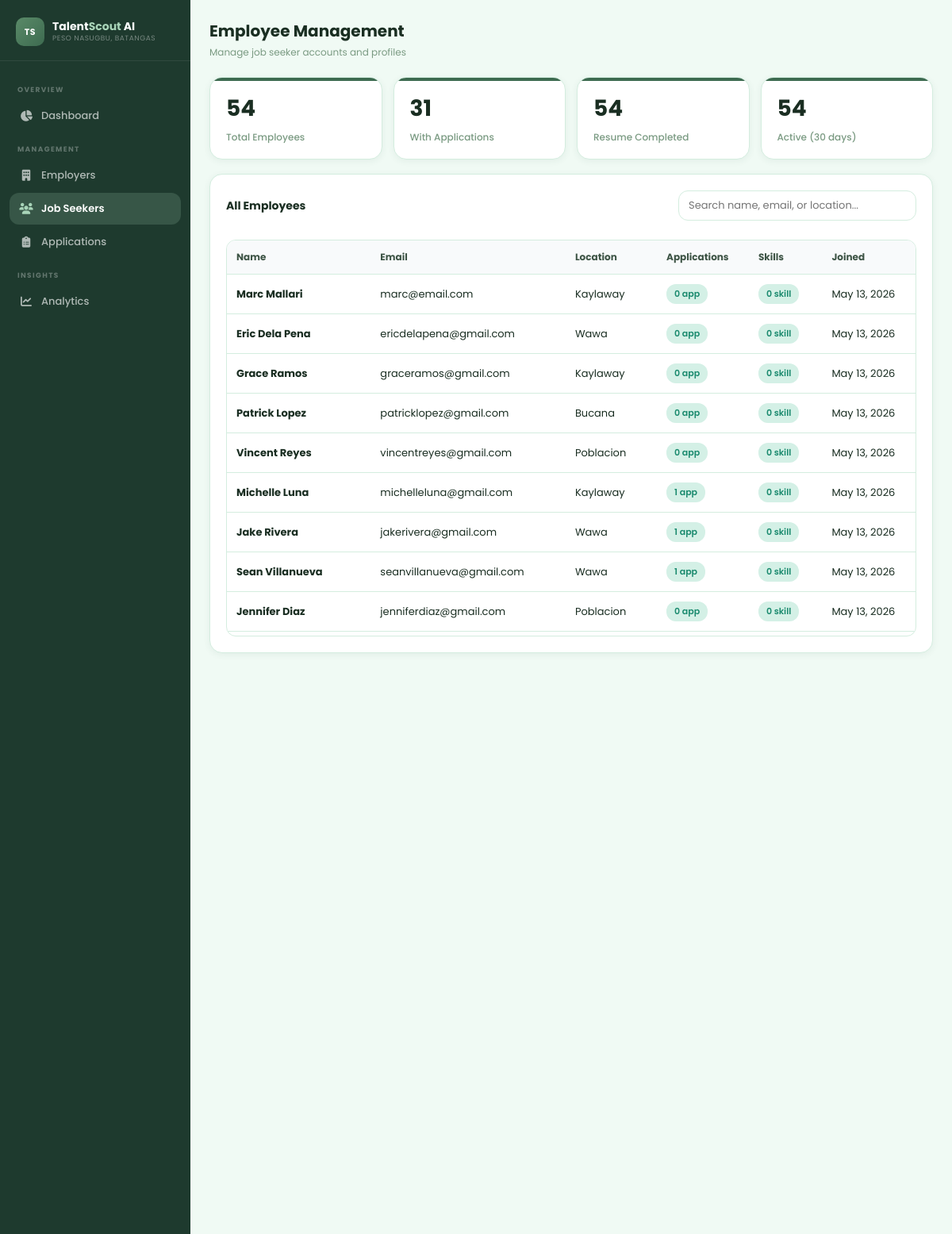
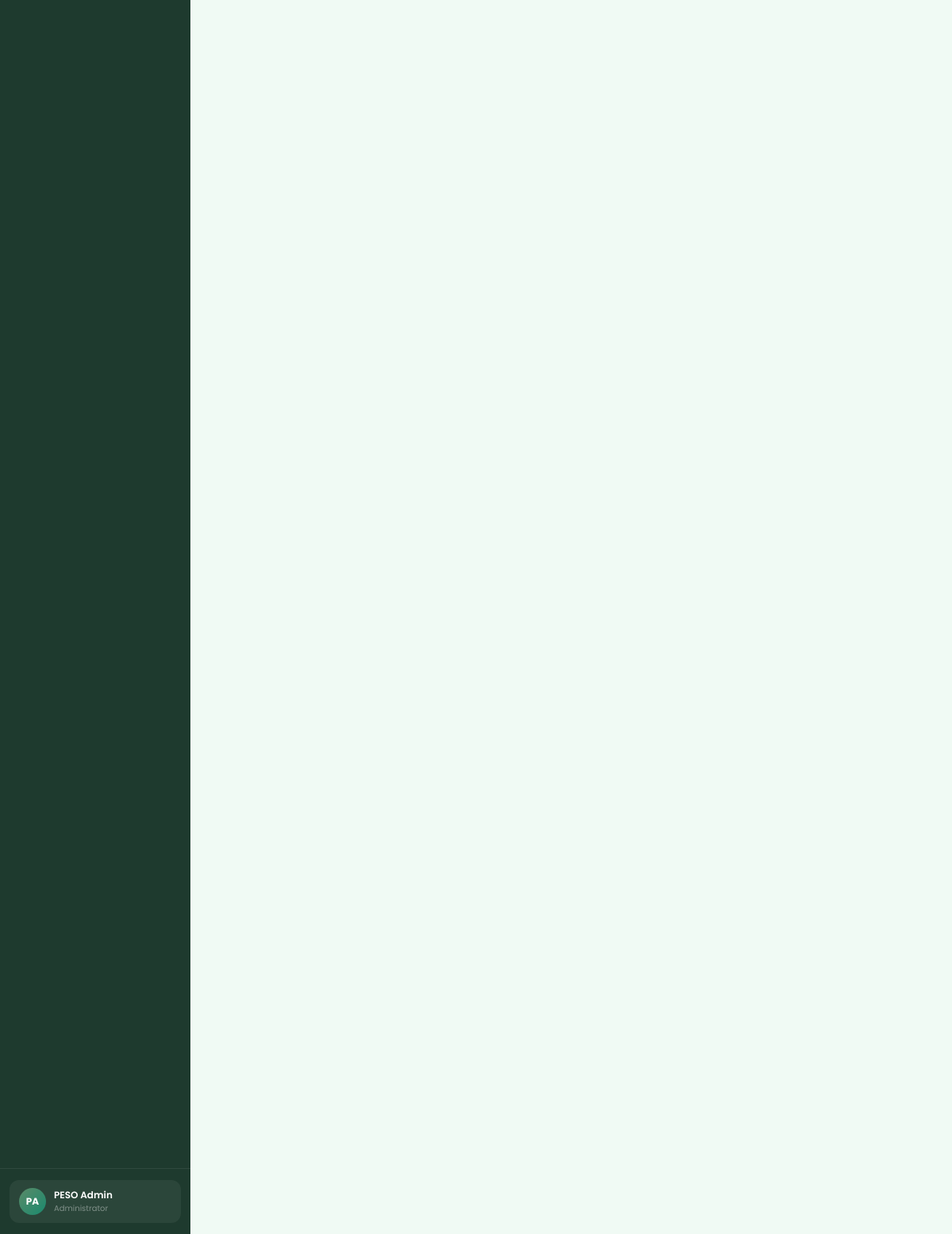
Screenshot of /peso-dashboard/modules/employee-management/index.php (signed in) with the database file from the repository (2 pictures, top to bottom).
### tables this page shows
CREATE TABLE `employee` (
  `employee_id` int(11) NOT NULL,
  `first_name` varchar(255) DEFAULT NULL,
  `last_name` varchar(255) DEFAULT NULL,
  `email` varchar(255) DEFAULT NULL,
  `password` varchar(255) DEFAULT NULL,
  `address` varchar(255) DEFAULT NULL,
  `is_active` tinyint(1) DEFAULT NULL
);

### peso-dashboard/modules/employee-management/index.php (the view, shortened to what this page needs)
<?php
$stats = array(
  'total' => 0,
  'with_applications' => 0,
  'completed_resume' => 0,
  'active' => 0
);
$employees = array();
try {
  $conn = getConnection();
  $sql = "SELECT COUNT(*) as total FROM employee";
  $result = $conn->query($sql);
  if ($result && $row = $result->fetch_assoc()) {
    $stats['total'] = $row['total'];
  }
  $sql = "SELECT COUNT(DISTINCT employee_id) as count FROM application";
  $result = $conn->query($sql);
  if ($result && $row = $result->fetch_assoc()) {
    $stats['with_applications'] = $row['count'];
  }
  $sql = "SELECT COUNT(DISTINCT e.employee_id) as count FROM employee e";
  $result = $conn->query($sql);
  if ($result && $row = $result->fetch_assoc()) {
    $stats['completed_resume'] = $row['count'];
  }
  $sql = "SELECT COUNT(*) as count FROM employee WHERE is_active = 1";
  $result = $conn->query($sql);
  if ($result && $row = $result->fetch_assoc()) {
    $stats['active'] = $row['count'];
  }
  $sql = "SELECT
    e.employee_id,
    e.first_name as firstName,
    e.last_name as lastName,
    e.email,
    e.address as location,
    CURDATE() as created_at,
    e.is_active as status,
    COUNT(DISTINCT a.application_id) as app_count,
    COUNT(DISTINCT es.employee_skill_id) as skill_count
  FROM employee e
  LEFT JOIN application a ON e.employee_id = a.employee_id
  LEFT JOIN employee_skill es ON e.employee_id = es.employee_id
  GROUP BY e.employee_id
  ORDER BY e.employee_id DESC
  LIMIT 100";
  $result = $conn->query($sql);
  if ($result && $result->num_rows > 0) {
    while ($row = $result->fetch_assoc()) {
      $employees[] = $row;
    }
  }
} catch (Exception $e) {
  error_log("Employee Management Error: " . $e->getMessage());
}
?>
<!DOCTYPE html>
<html lang="en">
<head>
  <link rel="stylesheet" href="https://cdnjs.cloudflare.com/ajax/libs/font-awesome/6.5.0/css/all.min.css">
</head>
<body>
<aside class="sidebar" id="sidebar">
  <div class="sidebar-logo">
    <div class="logo-mark">TS</div>
    <div>
      <div class="logo-text">Talent<span>Scout</span> AI</div>
      <div class="logo-sub">PESO NASUGBU, BATANGAS</div>
    </div>
  </div>
  <nav class="sidebar-nav">
    <div class="nav-section-label">Overview</div>
    <a href="../../index.php" class="nav-item">
      <i class="fa-solid fa-chart-pie"></i> Dashboard
    </a>
    <div class="nav-section-label">Management</div>
    <a href="../employer-management/" class="nav-item">
      <i class="fa-solid fa-building"></i> Employers
    </a>
    <a href="./" class="nav-item active">
      <i class="fa-solid fa-users"></i> Job Seekers
    </a>
    <a href="../application-tracking/" class="nav-item">
      <i class="fa-solid fa-clipboard-list"></i> Applications
    </a>
    <div class="nav-section-label">Insights</div>
    <a href="../analytics/" class="nav-item">
      <i class="fa-solid fa-chart-line"></i> Analytics
    </a>
  </nav>
  <div class="sidebar-footer">
    <div class="sidebar-user">
      <div class="sidebar-avatar">PA</div>
      <div class="sidebar-user-info">
        <div class="sidebar-user-name">PESO Admin</div>
        <div class="sidebar-user-role">Administrator</div>
      </div>
    </div>
  </div>
</aside>
<main class="content">
  <div class="page-header">
    <div>
      <h1>Employee Management</h1>
      <p>Manage job seeker accounts and profiles</p>
    </div>
  </div>
  <div class="stats-grid">
    <div class="kpi-card">
      <div class="kpi-value"><?php echo $stats['total']; ?></div>
      <div class="kpi-label">Total Employees</div>
    </div>
    <div class="kpi-card">
      <div class="kpi-value"><?php echo $stats['with_applications']; ?></div>
      <div class="kpi-label">With Applications</div>
    </div>
    <div class="kpi-card">
      <div class="kpi-value"><?php echo $stats['completed_resume']; ?></div>
      <div class="kpi-label">Resume Completed</div>
    </div>
    <div class="kpi-card">
      <div class="kpi-value"><?php echo $stats['active']; ?></div>
      <div class="kpi-label">Active (30 days)</div>
    </div>
  </div>
  <div class="card">
    <div style="display:flex;justify-content:space-between;align-items:center;margin-bottom:1.5rem;">
      <div class="card-title" style="margin:0;">All Employees</div>
      <input type="text" id="searchInput" class="search-input" placeholder="Search name, email, or location..." style="width:300px;">
    </div>
        <?php if (!empty($employees)): ?>
          <div class="table-wrapper">
            <table id="employeesTable">
              <thead>
                <tr>
                  <th>Name</th>
                  <th>Email</th>
                  <th>Location</th>
                  <th>Applications</th>
                  <th>Skills</th>
                  <th>Joined</th>
                </tr>
              </thead>
              <tbody>
                <?php foreach ($employees as $emp): ?>
                  <tr class="emp-row" data-search="<?php echo strtolower($emp['firstName'] . ' ' . $emp['lastName'] . ' ' . $emp['email'] . ' ' . ($emp['location'] ?? '')); ?>">
                    <td><strong><?php echo htmlspecialchars($emp['firstName'] . ' ' . $emp['lastName']); ?></strong></td>
                    <td><?php echo htmlspecialchars($emp['email']); ?></td>
                    <td><?php echo htmlspecialchars($emp['location'] ?? '-'); ?></td>
                    <td><span class="stat-badge"><?php echo $emp['app_count']; ?> app</span></td>
                    <td><span class="stat-badge"><?php echo $emp['skill_count']; ?> skill</span></td>
                    <td><?php echo date('M d, Y', strtotime($emp['created_at'])); ?></td>
                  </tr>
                <?php endforeach; ?>
              </tbody>
            </table>
          </div>
        <?php else: ?>
          <p style="color: #999; text-align: center; padding: 2rem;">No employees found</p>
        <?php endif; ?>
    </div>
</main>
</body>
</html>
</html>

### rows the page displays
employee: first_name+last_name "Marc Mallari", email "marc@email.com", address "Kaylaway", app_count "0", skill_count "0", created_at "May 13, 2026"
employee: first_name+last_name "Eric Dela Pena", email "ericdelapena@gmail.com", address "Wawa", app_count "0", skill_count "0", created_at "May 13, 2026"
employee: first_name+last_name "Grace Ramos", email "graceramos@gmail.com", address "Kaylaway", app_count "0", skill_count "0", created_at "May 13, 2026"
employee: first_name+last_name "Patrick Lopez", email "patricklopez@gmail.com", address "Bucana", app_count "0", skill_count "0", created_at "May 13, 2026"
employee: first_name+last_name "Vincent Reyes", email "vincentreyes@gmail.com", address "Poblacion", app_count "0", skill_count "0", created_at "May 13, 2026"
employee: first_name+last_name "Michelle Luna", email "michelleluna@gmail.com", address "Kaylaway", app_count "1", skill_count "0", created_at "May 13, 2026"
employee: first_name+last_name "Jake Rivera", email "jakerivera@gmail.com", address "Wawa", app_count "1", skill_count "0", created_at "May 13, 2026"
employee: first_name+last_name "Sean Villanueva", email "seanvillanueva@gmail.com", address "Wawa", app_count "1", skill_count "0", created_at "May 13, 2026"
employee: first_name+last_name "Jennifer Diaz", email "jenniferdiaz@gmail.com", address "Poblacion", app_count "0", skill_count "0", created_at "May 13, 2026"

### other values shown
$stats['total'] "54"
$stats['with_applications'] "31"
$stats['completed_resume'] "54"
$stats['active'] "54"
